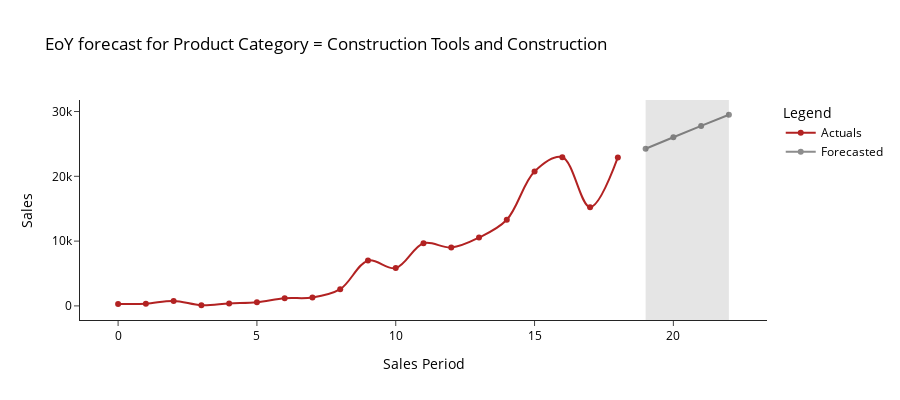

Write notebook code for a chart like this one.
### Markdown cell above
Decision: Forecast Product Category construcao_ferramentas_construcao (Construction Tools)

### Code cell
data = list(monthly_sales_by_category[monthly_sales_by_category['product_category_name'] == 'construcao_ferramentas_construcao']['total_sales'])

model = ExponentialSmoothing(data, trend='add', damped_trend=True).fit(optimized=True)
trends = pd.DataFrame([data + list(model.forecast(4)), ['Actuals']*len(data) + ['Forecasted']*4]).T
trends.columns = ['monthly_sales', 'forecast']

fig = px.line(
    trends, y='monthly_sales', color='forecast',
    template='simple_white', width=900, height=400, markers=True,
    color_discrete_map={
        'Actuals': '#B22222',
        'Forecasted': '#8d8d8d'},
    labels={
        'index': 'Sales Period',
        'monthly_sales': 'Sales',
        'forecast': 'Legend'},
    line_shape='spline',
    title='EoY forecast for Product Category = Construction Tools and Construction'
)

fig.add_vrect(
        x0=len(data),
        x1=len(data) + 3,
        fillcolor="black",
        opacity=0.1,
        line_width=0,
)

fig.update_layout(
    font_color='black',
    title_font_color="black",
    legend_title_font_color="black"
)

# Print Forecasts and Plot
print(model.forecast(4))
fig.show()

### Figure 1 — Plotly figure (JSON) as saved in the notebook; plotly's stock layout.template omitted (floating-point values rounded to 4 significant figures)
{"data": [{"hovertemplate": "Legend=Actuals<br>Sales Period=%{x}<br>Sales=%{y}<extra></extra>", "legendgroup": "Actuals", "line": {"color": "#B22222", "dash": "solid", "shape": "spline"}, "marker": {"symbol": "circle"}, "mode": "markers+lines", "name": "Actuals", "orientation": "v", "showlegend": true, "type": "scatter", "x": [0, 1, 2, 3, 4, 5, 6, 7, 8, 9, 10, 11, 12, 13, 14, 15, 16, 17, 18], "xaxis": "x", "y": [310, 336.8, 773.4, 99.99, 376.4, 549.4, 1180, 1289.0, 2576.0, 6994.0, 5830.0, 9664.0, 9004.0, 10550.0, 13290.0, 20750.0, 22950.0, 15240.0, 22920.0], "yaxis": "y"}, {"hovertemplate": "Legend=Forecasted<br>Sales Period=%{x}<br>Sales=%{y}<extra></extra>", "legendgroup": "Forecasted", "line": {"color": "#8d8d8d", "dash": "solid", "shape": "spline"}, "marker": {"symbol": "circle"}, "mode": "markers+lines", "name": "Forecasted", "orientation": "v", "showlegend": true, "type": "scatter", "x": [19, 20, 21, 22], "xaxis": "x", "y": [24250.0, 26030.0, 27780.0, 29500.0], "yaxis": "y"}], "layout": {"font": {"color": "black"}, "height": 400, "legend": {"title": {"font": {"color": "black"}, "text": "Legend"}, "tracegroupgap": 0}, "shapes": [{"fillcolor": "black", "line": {"width": 0}, "opacity": 0.1, "type": "rect", "x0": 19, "x1": 22, "xref": "x", "y0": 0, "y1": 1, "yref": "y domain"}], "title": {"font": {"color": "black"}, "text": "EoY forecast for Product Category = Construction Tools and Construction"}, "width": 900, "xaxis": {"anchor": "y", "domain": [0, 1], "title": {"text": "Sales Period"}}, "yaxis": {"anchor": "x", "domain": [0, 1], "title": {"text": "Sales"}}}}
